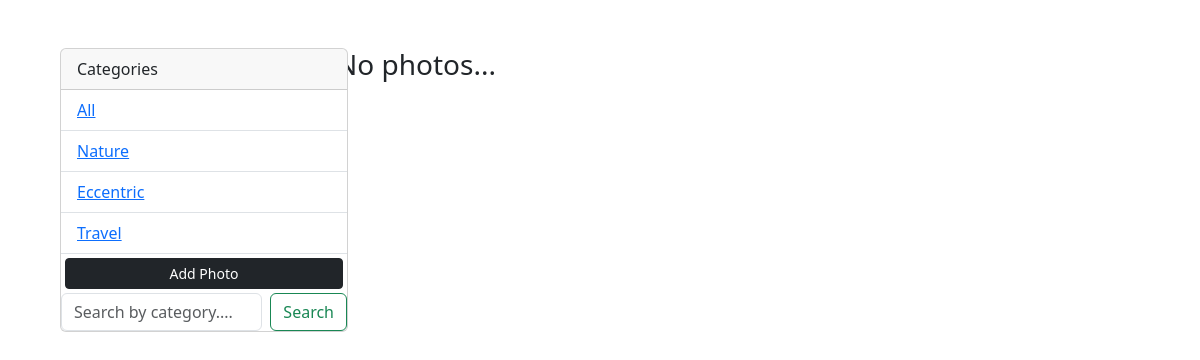
/, run on an earlier commit of the app's database.
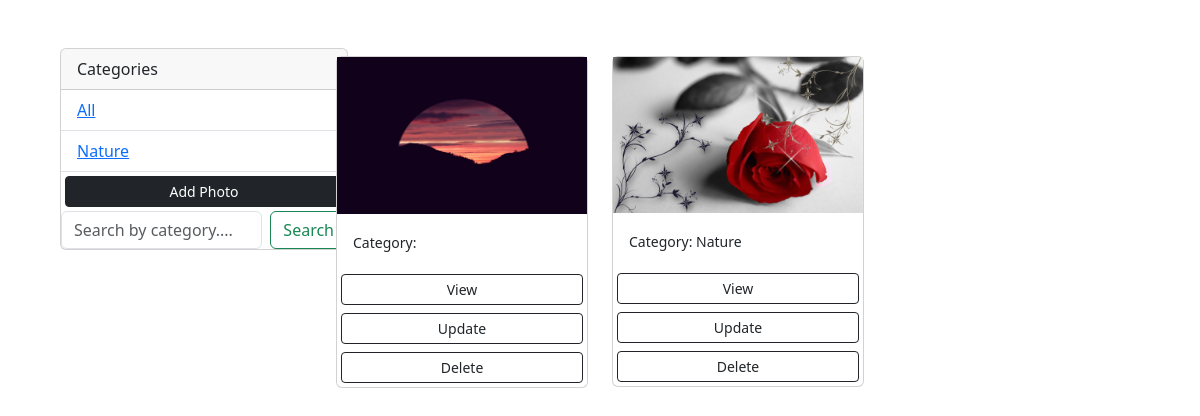
And on a later commit of the database.
### photos/models.py (models this page shows, shortened)
class Category(models.Model):
    name = models.CharField(max_length=100,null=False,blank=False)

class Photo(models.Model):
    category = models.ForeignKey(Category,on_delete=models.SET_NULL,null=True,blank=True)
    image = models.ImageField(null=False, blank=False)
    description = models.TextField()

### photos/views.py (the view)
# urls.py: path('', views.gallery, name='gallery'),
def gallery(request):
    category = request.GET.get('category')
    if category == None:
        photos = Photo.objects.all()
    else:
        photos = Photo.objects.filter(category__name=category)
    categories = Category.objects.all()
    context  = {'categories': categories, 'photos': photos}
    return render(request,'photos/gallery.html', context)

### photos/templates/photos/gallery.html (shortened to what this page needs)
{% load bootstrap5 %}
<!DOCTYPE html>
<html lang="en">
<head>
    {% bootstrap_css %}
</head>
<body class="m-5">
    <div class="container">
        <div class="row">
          <div class="col-md-3">
            <div class="card" style="width: 18rem;">
                <div class="card-header">
                  Categories
                </div>
                <ul class="list-group list-group-flush">
                    <li class="list-group-item">
                        <a href="{% url 'gallery' %}">All</a>
                    </li>
                    {% for category in categories %}
                        <li class=" list-group-item">
                            <a href="{% url 'gallery' %}?category={{category.name}}">
                                {{category.name}}
                            </a>
                        </li>
                    {% endfor %}
                  <a href="{% url 'add' %}" class="btn btn-block btn-dark btn-sm m-1">Add Photo</a>
                  <form class="d-flex" action="">
                    <input class="form-control me-2" type="search" placeholder="Search by category...." name="category" aria-label="Search">
                    <button class="btn btn-outline-success" type="submit">Search</button>
                  </form>
                </ul>
              </div>
          </div>
          <div class="col-md-9">
            <div class="row">
                {% for photo in photos %}
                <div class="col-md-4">
                    <div class="card my-2">
                        <img class="image-thumbail" src="{{photo.image.url}}" alt="Card image cap">
                        <div class="card-body">
                            <small>Category: {{photo.category.name}}</small>
                        </div>
                        <a href="{% url 'photo' photo.id %}" class="btn btn-outline-dark btn-sm m-1">View</a>
                        <a href="{% url 'update' photo.id %}" class="btn btn-outline-dark btn-sm m-1">Update</a>
                        <a href="{% url 'delete' photo.id %}" class="btn btn-outline-dark btn-sm m-1" href="">Delete</a>
                    </div>
                </div>
                {% empty %}
                <h3>No photos...</h3>
                {% endfor %}
          </div>
        </div>
      </div>
</body>
</html>

What changed in the data, as far as the page shows it:
removed Category: name "Eccentric"
removed Category: name "Travel"
added Photo: image (picture)
added Photo: image (picture), category.name "Nature"
Also different on the page:
text no longer shown: "No photos..."
